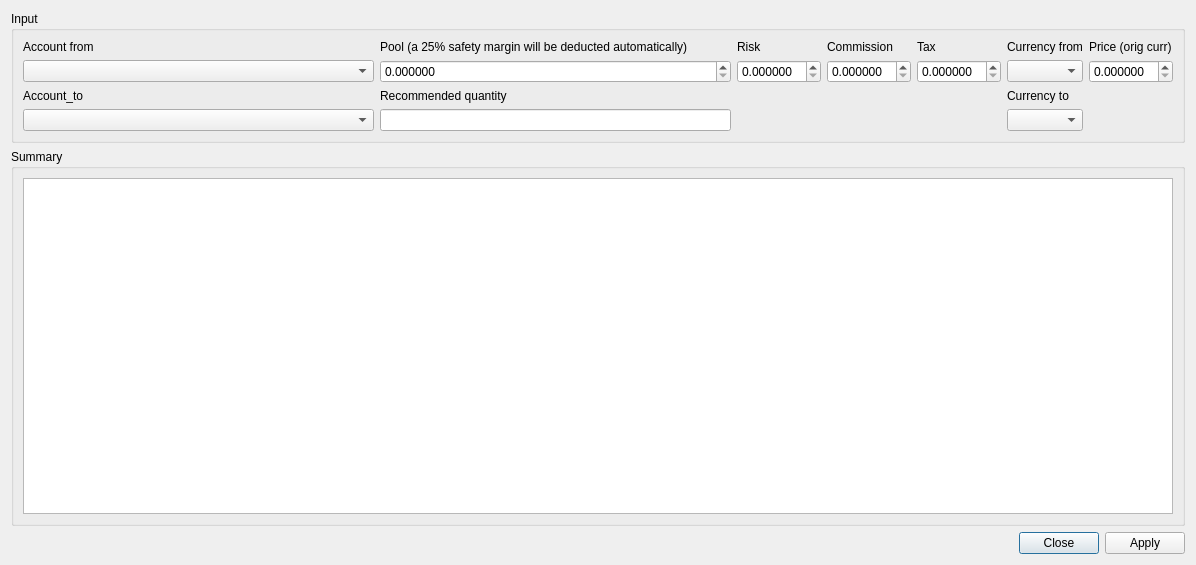
<?xml version="1.0" encoding="UTF-8"?>
<ui version="4.0">
 <class>DialogEmma</class>
 <widget class="QDialog" name="DialogEmma">
  <property name="geometry">
   <rect>
    <x>0</x>
    <y>0</y>
    <width>1196</width>
    <height>565</height>
   </rect>
  </property>
  <property name="windowTitle">
   <string>Dialog</string>
  </property>
  <layout class="QGridLayout" name="gridLayout_3">
   <item row="0" column="0">
    <layout class="QVBoxLayout" name="verticalLayout_2" stretch="0,1">
     <property name="sizeConstraint">
      <enum>QLayout::SetMaximumSize</enum>
     </property>
     <item>
      <widget class="QGroupBox" name="grp_input">
       <property name="title">
        <string>Input</string>
       </property>
       <layout class="QVBoxLayout" name="verticalLayout">
        <item>
         <layout class="QGridLayout" name="gridLayout_2" columnstretch="1,1,0,0,0,0,0">
          <item row="2" column="0">
           <widget class="QLabel" name="lbl_account_to">
            <property name="text">
             <string>Account_to</string>
            </property>
           </widget>
          </item>
          <item row="3" column="1">
           <widget class="QLineEdit" name="txt_quantity_recommended"/>
          </item>
          <item row="2" column="1">
           <widget class="QLabel" name="lbl_quantity_recommended">
            <property name="text">
             <string>Recommended quantity</string>
            </property>
           </widget>
          </item>
          <item row="0" column="6">
           <widget class="QLabel" name="lbl_price_orig">
            <property name="text">
             <string>Price (orig curr)</string>
            </property>
           </widget>
          </item>
          <item row="1" column="6">
           <widget class="QDoubleSpinBox" name="spn_price_orig">
            <property name="decimals">
             <number>6</number>
            </property>
            <property name="maximum">
             <double>99.999999000000003</double>
            </property>
           </widget>
          </item>
          <item row="0" column="1">
           <widget class="QLabel" name="lbl_pool">
            <property name="text">
             <string>Pool (a 25% safety margin will be deducted automatically)</string>
            </property>
           </widget>
          </item>
          <item row="0" column="4">
           <widget class="QLabel" name="lbl_tax">
            <property name="text">
             <string>Tax</string>
            </property>
           </widget>
          </item>
          <item row="0" column="2">
           <widget class="QLabel" name="lbl_risk">
            <property name="text">
             <string>Risk</string>
            </property>
           </widget>
          </item>
          <item row="1" column="1">
           <widget class="QDoubleSpinBox" name="spn_pool">
            <property name="decimals">
             <number>6</number>
            </property>
            <property name="maximum">
             <double>99.999999000000003</double>
            </property>
           </widget>
          </item>
          <item row="3" column="0">
           <widget class="QComboBox" name="cmb_account_to"/>
          </item>
          <item row="1" column="5">
           <widget class="QComboBox" name="cmb_currency_from"/>
          </item>
          <item row="0" column="0">
           <widget class="QLabel" name="lbl_account_from">
            <property name="text">
             <string>Account from</string>
            </property>
           </widget>
          </item>
          <item row="1" column="3">
           <widget class="QDoubleSpinBox" name="spn_commission">
            <property name="decimals">
             <number>6</number>
            </property>
            <property name="maximum">
             <double>99.999999000000003</double>
            </property>
           </widget>
          </item>
          <item row="0" column="3">
           <widget class="QLabel" name="lbl_commission">
            <property name="text">
             <string>Commission</string>
            </property>
           </widget>
          </item>
          <item row="1" column="0">
           <widget class="QComboBox" name="cmb_account_from"/>
          </item>
          <item row="1" column="4">
           <widget class="QDoubleSpinBox" name="spn_tax">
            <property name="decimals">
             <number>6</number>
            </property>
            <property name="maximum">
             <double>99.999999000000003</double>
            </property>
           </widget>
          </item>
          <item row="1" column="2">
           <widget class="QDoubleSpinBox" name="spn_risk">
            <property name="decimals">
             <number>6</number>
            </property>
            <property name="maximum">
             <double>99.999999000000003</double>
            </property>
           </widget>
          </item>
          <item row="0" column="5">
           <widget class="QLabel" name="lbl_currency">
            <property name="text">
             <string>Currency from</string>
            </property>
           </widget>
          </item>
          <item row="2" column="5">
           <widget class="QLabel" name="lbl_currency_to">
            <property name="text">
             <string>Currency to</string>
            </property>
           </widget>
          </item>
          <item row="3" column="5">
           <widget class="QComboBox" name="cmb_currency_to"/>
          </item>
         </layout>
        </item>
       </layout>
      </widget>
     </item>
     <item>
      <widget class="QGroupBox" name="grp_summary">
       <property name="title">
        <string>Summary</string>
       </property>
       <layout class="QGridLayout" name="gridLayout">
        <item row="0" column="0">
         <widget class="QTextEdit" name="txt_summary">
          <property name="font">
           <font>
            <family>Inconsolata</family>
            <pointsize>14</pointsize>
           </font>
          </property>
          <property name="frameShadow">
           <enum>QFrame::Raised</enum>
          </property>
          <property name="readOnly">
           <bool>true</bool>
          </property>
         </widget>
        </item>
       </layout>
      </widget>
     </item>
    </layout>
   </item>
   <item row="1" column="0">
    <widget class="QDialogButtonBox" name="btn_box">
     <property name="orientation">
      <enum>Qt::Horizontal</enum>
     </property>
     <property name="standardButtons">
      <set>QDialogButtonBox::Apply|QDialogButtonBox::Close</set>
     </property>
    </widget>
   </item>
  </layout>
 </widget>
 <resources/>
 <connections>
  <connection>
   <sender>btn_box</sender>
   <signal>accepted()</signal>
   <receiver>DialogEmma</receiver>
   <slot>accept()</slot>
   <hints>
    <hint type="sourcelabel">
     <x>257</x>
     <y>555</y>
    </hint>
    <hint type="destinationlabel">
     <x>157</x>
     <y>274</y>
    </hint>
   </hints>
  </connection>
  <connection>
   <sender>btn_box</sender>
   <signal>rejected()</signal>
   <receiver>DialogEmma</receiver>
   <slot>reject()</slot>
   <hints>
    <hint type="sourcelabel">
     <x>325</x>
     <y>555</y>
    </hint>
    <hint type="destinationlabel">
     <x>286</x>
     <y>274</y>
    </hint>
   </hints>
  </connection>
  <connection>
   <sender>btn_box</sender>
   <signal>clicked(QAbstractButton*)</signal>
   <receiver>DialogEmma</receiver>
   <slot>reject()</slot>
   <hints>
    <hint type="sourcelabel">
     <x>1155</x>
     <y>542</y>
    </hint>
    <hint type="destinationlabel">
     <x>1187</x>
     <y>561</y>
    </hint>
   </hints>
  </connection>
 </connections>
</ui>
